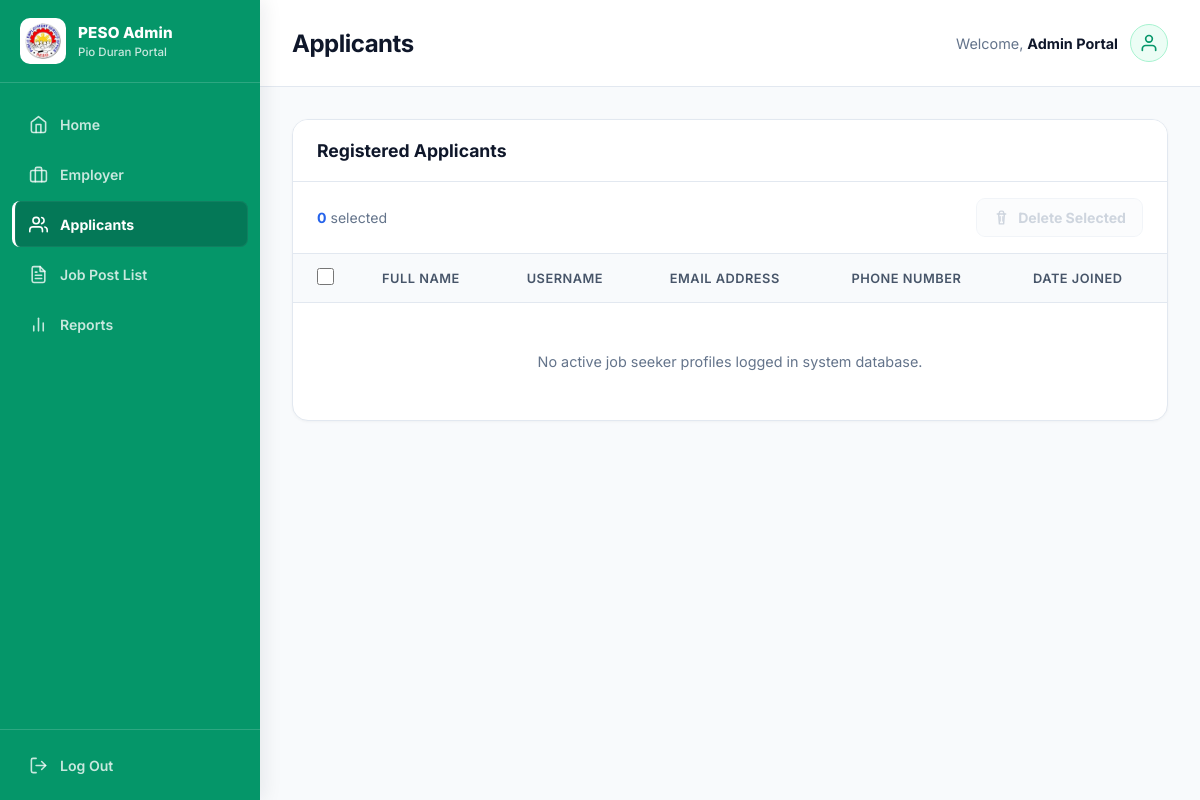
The app's page /peso/applicants/ (signed in), older data.
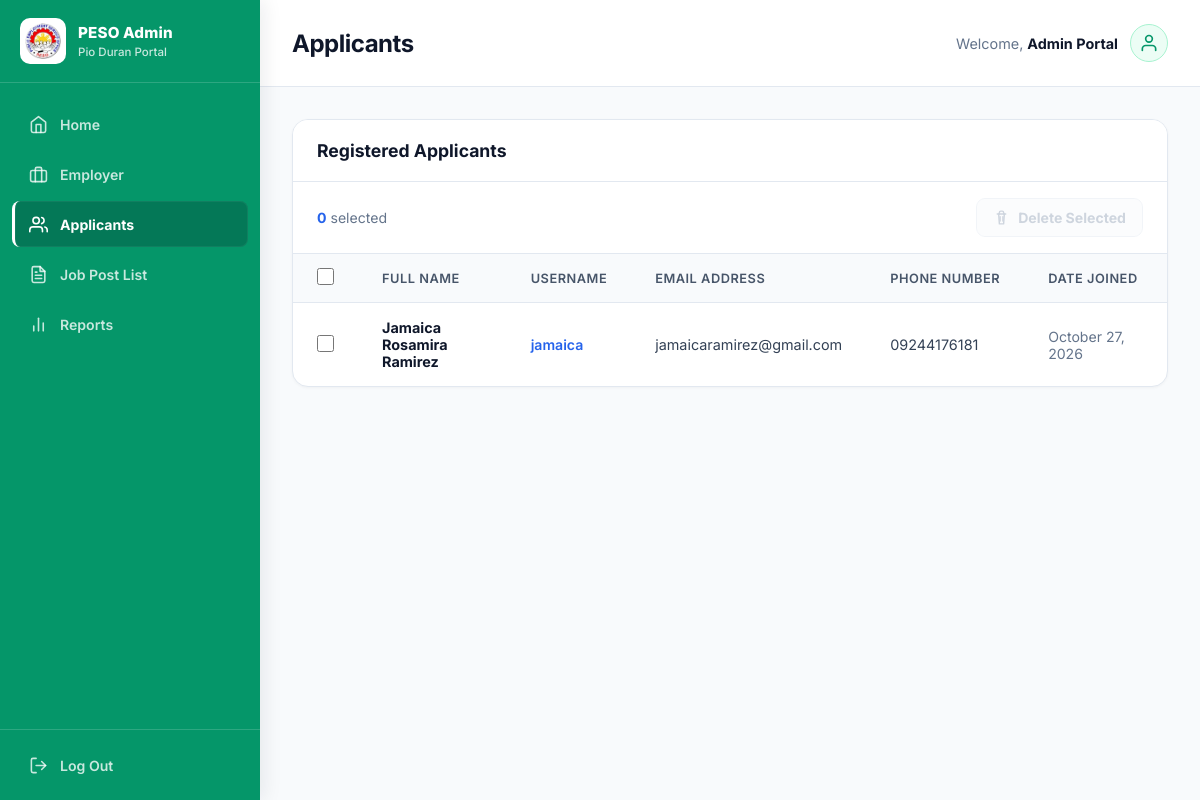
The same page, newer data.
### applicant/models.py (models this page shows, shortened)
class Applicant(models.Model):
    user = models.OneToOneField(
        User,
        on_delete=models.CASCADE,
        related_name="applicant_profile"
    )
    first_name = models.CharField(max_length=266)
    last_name = models.CharField(max_length=266)
    middle_name = models.CharField(max_length=266)
    email = models.EmailField(unique=True)
    phone_number = models.CharField(max_length=11)
    skills = models.TextField(
        blank=True,
        null=True,
        help_text="Enter skills separated by commas. Example: Python, Django, React, SQL"
    )
    resume = models.FileField(upload_to="resume/")
    cover_letter = models.FileField(upload_to="cover/")

### user/models.py (models this page shows)
class User(AbstractUser):
    ROLE_CHOICES = (
        ("admin", "Admin"),
        ("employer", "Employer"),
        ("applicant", "Applicant"),
    )
    role = models.CharField(max_length=20, choices=ROLE_CHOICES, default="applicant")

### core/views.py (the view)
# urls.py: path("applicants/", views.applicant_list, name="applicant-list"),
@login_required(login_url="login_user")
def applicant_list(request):
    applicants = Applicant.objects.select_related("user").all()
    return render(request, "pages/applicant_list.html", {
        "applicants": applicants
    })

### core/templates/pages/applicant_list.html (shortened to what this page needs)
{% extends 'base.html' %}
{% load static %}
{% block content %}
<header class="content-header">
    <div class="page-title">
        <h2>Applicants</h2>
    </div>
    <div class="admin-profile">
        <span>
            Welcome,
            <strong>Admin Portal</strong>
        </span>
        <div class="profile-badge">
            <svg
                viewBox="0 0 24 24"
                stroke-width="2"
                stroke-linecap="round"
                stroke-linejoin="round"
            >
                <path
                    d="M20 21v-2a4 4 0 0 0-4-4H8a4 4 0 0 0-4 4v2"
                ></path>
                <circle
                    cx="12"
                    cy="7"
                    r="4"
                ></circle>
            </svg>
        </div>
    </div>
</header>
<div class="dashboard-workspace">
    <div class="data-card">
        <div class="data-card-header">
            <h3>
                Registered Applicants
            </h3>
        </div>
        <form
            method="POST"
            action="{% url 'delete-selected-applicants' %}"
            id="deleteApplicantsForm"
        >
            <div class="applicant-toolbar">
                <div class="selection-info">
                    <span>
                        <strong
                            class="selection-count"
                            id="selectionCount"
                        >
                            0
                        </strong>
                        selected
                    </span>
                </div>
                <button
                    type="submit"
                    class="delete-selected-btn"
                    id="deleteSelectedBtn"
                    disabled
                    onclick="return confirmDeleteApplicants();"
                >
                    Delete Selected
                </button>
            </div>
            <div class="table-responsive">
                <table>
                    <thead>
                        <tr>
                            <th class="checkbox-cell">
                                <input
                                    type="checkbox"
                                    id="selectAll"
                                    title="Select all applicants"
                                >
                            </th>
                            <th>
                                Full Name
                            </th>
                            <th>
                                Username
                            </th>
                            <th>
                                Email Address
                            </th>
                            <th>
                                Phone Number
                            </th>
                            <th>
                                Date Joined
                            </th>
                        </tr>
                    </thead>
                    <tbody>
                        {% for applicant in applicants %}
                        <tr class="applicant-row">
                            <td class="checkbox-cell">
                                <input
                                    type="checkbox"
                                    name="applicant_ids"
                                    value="{{ applicant.id }}"
                                    class="applicant-checkbox"
                                >
                            </td>
                            <td>
                                <strong style="color: #0f172a;">
                                    {{ applicant.first_name }}
                                    {% if applicant.middle_name %}
                                        {{ applicant.middle_name }}
                                    {% endif %}
                                    {{ applicant.last_name }}
                                </strong>
                            </td>
                            <td class="applicant-username">
                                {{ applicant.user.username }}
                            </td>
                            <td style="color: #334155;">
                                {{ applicant.email }}
                            </td>
                            <td style="color: #334155;">
                                {{ applicant.phone_number }}
                            </td>
                            <td class="date-joined">
                                {{ applicant.user.date_joined|date:"F d, Y" }}
                            </td>
                        </tr>
                        {% empty %}
                        <tr>
                            <td
                                colspan="6"
                                class="empty-state"
                            >
                                No active job seeker profiles
                                logged in system database.
                            </td>
                        </tr>
                        {% endfor %}
                    </tbody>
                </table>
            </div>
        </form>
    </div>
</div>
{% endblock %}

### core/templates/base.html (shortened to what this page needs)
{% load static %}
<!DOCTYPE html>
<html lang="en">
<head>
</head>
<body>
    <aside class="sidebar">
        <div class="sidebar-brand">
            <div class="sidebar-brand-logo">
                <img
                    src="{% static 'images/PESO.png' %}"
                    alt="PESO"
                >
            </div>
            <div class="sidebar-brand-text">
                <h1>PESO Admin</h1>
                <p>Pio Duran Portal</p>
            </div>
        </div>
        <ul class="sidebar-menu">
            <li class="sidebar-menu-item">
                <a href="{% url 'peso-dashboard' %}">
                    <svg
                        viewBox="0 0 24 24"
                        stroke-width="2"
                        stroke-linecap="round"
                        stroke-linejoin="round"
                    >
                        <path
                            d="M3 9l9-7 9 7v11a2 2 0 0 1-2 2H5a2 2 0 0 1-2-2z"
                        ></path>
                        <polyline
                            points="9 22 9 12 15 12 15 22"
                        ></polyline>
                    </svg>
                    <span>Home</span>
                </a>
            </li>
            <li class="sidebar-menu-item">
                <a href="{% url 'employer-list' %}">
                    <svg
                        viewBox="0 0 24 24"
                        stroke-width="2"
                        stroke-linecap="round"
                        stroke-linejoin="round"
                    >
                        <rect
                            x="2"
                            y="7"
                            width="20"
                            height="14"
                            rx="2"
                            ry="2"
                        ></rect>
                        <path
                            d="M16 21V5a2 2 0 0 0-2-2h-4a2 2 0 0 0-2 2v16"
                        ></path>
                    </svg>
                    <span>Employer</span>
                </a>
            </li>
            <li class="sidebar-menu-item">
                <a href="{% url 'applicant-list' %}">
                    <svg
                        viewBox="0 0 24 24"
                        stroke-width="2"
                        stroke-linecap="round"
                        stroke-linejoin="round"
                    >
                        <path
                            d="M17 21v-2a4 4 0 0 0-4-4H5a4 4 0 0 0-4 4v2"
                        ></path>
                        <circle
                            cx="9"
                            cy="7"
                            r="4"
                        ></circle>
                        <path
                            d="M23 21v-2a4 4 0 0 0-3-3.87"
                        ></path>
                        <path
                            d="M16 3.13a4 4 0 0 1 0 7.75"
                        ></path>
                    </svg>
                    <span>Applicants</span>
                </a>
            </li>
            <li class="sidebar-menu-item">
                <a href="{% url 'job-post-list' %}">
                    <span>Job Post List</span>
                </a>
            </li>
            <li class="sidebar-menu-item">
                <a href="{% url 'reports' %}">
                    <svg
                        viewBox="0 0 24 24"
                        stroke-width="2"
                        stroke-linecap="round"
                        stroke-linejoin="round"
                    >
                        <line
                            x1="18"
                            y1="20"
                            x2="18"
                            y2="10"
                        ></line>
                        <line
                            x1="12"
                            y1="20"
                            x2="12"
                            y2="4"
                        ></line>
                        <line
                            x1="6"
                            y1="20"
                            x2="6"
                            y2="14"
                        ></line>
                    </svg>
                    <span>Reports</span>
                </a>
            </li>
        </ul>
        <div class="sidebar-footer">
            <li class="sidebar-menu-item">
                <a href="{% url 'logout' %}">
                    <svg
                        viewBox="0 0 24 24"
                        stroke-width="2"
                        stroke-linecap="round"
                        stroke-linejoin="round"
                    >
                        <path
                            d="M9 21H5a2 2 0 0 1-2-2V5a2 2 0 0 1 2-2h4"
                        ></path>
                        <polyline
                            points="16 17 21 12 16 7"
                        ></polyline>
                        <line
                            x1="21"
                            y1="12"
                            x2="9"
                            y2="12"
                        ></line>
                    </svg>
                    <span>Log Out</span>
                </a>
            </li>
        </div>
    </aside>
    <main class="main-content">
        {% block content %}
        {% endblock %}
    </main>
</body>
</html>

### core/templates/base.html (style rules this page uses)
:root { --primary: #059669; --primary-dark: #047857; --primary-light: #ecfdf5; --primary-border: #a7f3d0; --text: #0f172a; --text-secondary: #475569; --text-muted: #64748b; --border: #e2e8f0; --surface: #ffffff; --surface-soft: #f8fafc; --danger: #dc2626; --danger-light: #fef2f2; --sidebar-width: 260px; --font-main: 'Inter', system-ui, -apple-system, BlinkMacSystemFont, "Segoe UI", sans-serif; }
*, *::before, *::after { margin: 0; padding: 0; box-sizing: border-box; }
html { min-height: 100%; }
body { min-height: 100vh; background: var(--surface-soft); color: var(--text); font-family: var(--font-main); -webkit-font-smoothing: antialiased; text-rendering: optimizeLegibility; }
a { text-decoration: none; }
button, input, select, textarea { font-family: inherit; }
.sidebar { width: var(--sidebar-width); background: #059669; color: #ffffff; display: flex; flex-direction: column; position: fixed; top: 0; bottom: 0; left: 0; z-index: 1000; border-right: none; box-shadow: 4px 0 18px rgba(15, 23, 42, 0.08); }
.sidebar-brand { min-height: 82px; padding: 18px 20px; border-bottom: 1px solid rgba(255, 255, 255, 0.16); display: flex; align-items: center; gap: 12px; }
.sidebar-brand-logo { width: 46px; height: 46px; flex-shrink: 0; background: #ffffff; border: none; border-radius: 10px; display: flex; align-items: center; justify-content: center; padding: 5px; }
.sidebar-brand-logo img { width: 100%; height: 100%; object-fit: contain; }
.sidebar-brand-text { min-width: 0; }
.sidebar-brand-text h1 { font-size: 0.95rem; font-weight: 800; letter-spacing: 0.01em; color: #ffffff; line-height: 1.3; white-space: nowrap; }
.sidebar-brand-text p { font-size: 0.72rem; color: rgba(255, 255, 255, 0.78); margin-top: 3px; font-weight: 500; white-space: nowrap; }
.sidebar-menu { list-style: none; padding: 18px 12px; margin: 0; flex: 1; overflow-y: auto; }
.sidebar-menu-item { list-style: none; margin-bottom: 4px; }
.sidebar-menu-item a { display: flex; align-items: center; gap: 12px; min-height: 46px; padding: 11px 14px; color: rgba(255, 255, 255, 0.78); text-decoration: none; font-size: 0.88rem; font-weight: 600; border-radius: 8px; border-left: 3px solid transparent; transition: background-color 0.2s ease, color 0.2s ease, border-color 0.2s ease; }
.sidebar-menu-item a svg { width: 19px; height: 19px; flex-shrink: 0; stroke: rgba(255, 255, 255, 0.78); fill: none; transition: stroke 0.2s ease, transform 0.2s ease; }
.sidebar-menu-item.active a { background: #047857; color: #ffffff; border-left-color: #ffffff; font-weight: 700; box-shadow: inset 0 0 0 1px rgba(255, 255, 255, 0.05); }
.sidebar-menu-item.active a svg { stroke: #ffffff; }
.sidebar-footer { border-top: 1px solid rgba(255, 255, 255, 0.16); padding: 12px; background: #059669; }
.sidebar-footer .sidebar-menu-item { margin: 0; }
.sidebar-footer a { color: rgba(255, 255, 255, 0.78); border-left-color: transparent !important; }
.sidebar-footer a svg { stroke: rgba(255, 255, 255, 0.78); }
.main-content { margin-left: var(--sidebar-width); min-width: 0; min-height: 100vh; width: calc(100% - var(--sidebar-width)); background: var(--surface-soft); }

Row changes from the older to the newer data that the page shows:
added Applicant: first_name "Jamaica", middle_name "Rosamira", last_name "Ramirez", user.username "jamaica", email "jamaicaramirez@gmail.com", phone_number "09244176181", user.date_joined "October 27, 2026"
Text that changed along with them:
text no longer shown: "No active job seeker profiles logged in system database."
